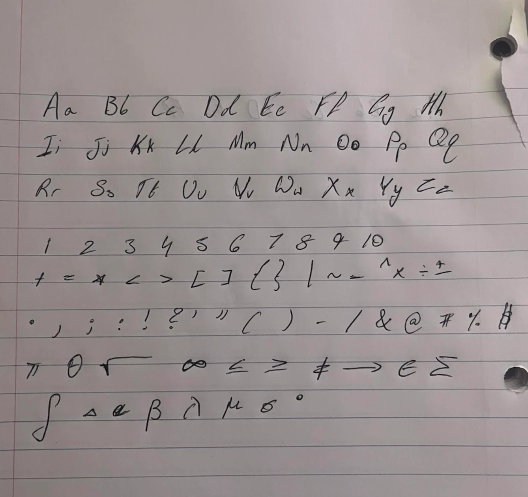
#> input picture data/glyph_sheets/sheet1.webp, 1056 x 994 px (shown at 1/2 size); its folder holds only this picture in this run
$ python -i copynotes.py   (imports and definitions only)   (older library calls are emulated)
#> lines starting #> are read from the running program, lines starting #| are printed output that depends on the picture; after the words box and inside, x2 and y2 are one past the last pixel; in counts of white or black regions, pixels touching at a corner belong together
#> further down, picture is the input picture: shape (994, 1056, 3); mean B, G, R 145.9, 146, 155
"""Copy the handwriting from a filled-in scan of a handout onto a blank copy of the same handout.

The blank is the page that goes on the plotter (a PDF page or a photo); the filled scan is a photo
or PDF of the same handout with notes written on it. The filled scan is lined up with the blank
(one perspective fit over the whole page, then a smooth local correction because two printings or a
curled photo never match exactly), the printed content is taken away, highlighter and colour are
ignored, and what is left - the pen and pencil ink - is traced as centre lines in millimetres on the
blank page, ready for the plotter. No handwriting recognition is involved: the strokes are copied as
they were written.
"""
import cv2
import numpy as np

from . import worksheet
from .sheet import trace

OUT_W = worksheet.OUT_W          # working width in pixels, the same scale the tracer was tuned for
PDF_DPI = 170
LETTER_W_MM = worksheet.PAGE_W_MM


# [90 lines left out: functions load, blank_page, flat_gray, align, local_shifts, not called in this run]


def ink(gray, level):
    return ((255 - gray.astype(np.int16)) > level).astype(np.uint8) * 255


# [12 lines left out: function picture_areas, not called in this run]


def paper_area(image):
    """Where the sheet itself is in a photo (bright paper against a darker background)."""
    gray = cv2.GaussianBlur(cv2.cvtColor(image, cv2.COLOR_BGR2GRAY), (7, 7), 0)
    h, w = gray.shape
#> h = 994; w = 1056
    middle = float(np.median(gray[h // 4:3 * h // 4, w // 4:3 * w // 4]))   # paper brightness in the open
#> middle = 149
    _, mask = cv2.threshold(gray, 0.5 * middle, 255, cv2.THRESH_BINARY)     # shaded paper stays above half
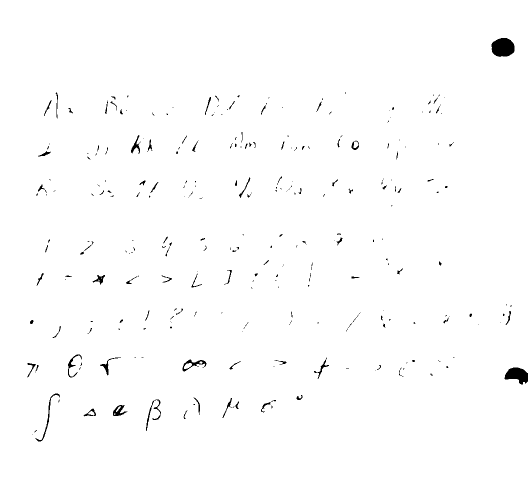
#> mask: shape (994, 1056) (shown at 1/2 size); 99% white; 282 black regions (184 under 20 px), largest, box (x1, y1, x2, y2) and area: (983, 76, 1029, 114) 1403, (1009, 735, 1056, 769) 1038, (365, 719, 413, 743) 363
    mask = cv2.morphologyEx(mask, cv2.MORPH_CLOSE, np.ones((25, 25), np.uint8))
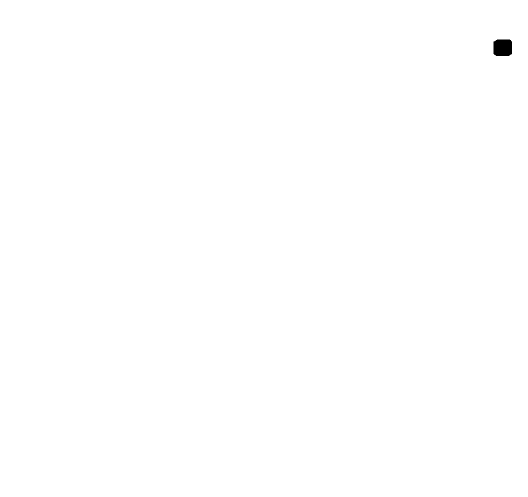
#> mask: shape (994, 1056) (shown at 1/2 size); 99.9% white; 1 black region, box (x1, y1, x2, y2) and area: (987, 79, 1024, 112) 1168
    count, labels, stats, _ = cv2.connectedComponentsWithStats(mask)
#> count = 2; stats = [[987, 79, 37, 33, 1168], [0, 0, 1056, 994, 1048496]]
    if count < 2:
        return np.full(gray.shape, 255, np.uint8)
    biggest = 1 + int(np.argmax(stats[1:, 4]))
#> biggest = 1
    sheet = (labels == biggest).astype(np.uint8) * 255
    if stats[biggest, 4] < 0.3 * gray.size:
        return np.full(gray.shape, 255, np.uint8)
    contours, _ = cv2.findContours(sheet, cv2.RETR_EXTERNAL, cv2.CHAIN_APPROX_SIMPLE)
#> contours = [[[0, 0], [0, 993], [1055, 993], [1055, 0]]]
    hull = np.zeros_like(sheet)
    cv2.drawContours(hull, [cv2.convexHull(max(contours, key=cv2.contourArea))], -1, 255, -1)
#> hull: shape (994, 1056); every value is 255
    return hull


# [87 lines left out: functions handwriting, copy_notes, preview, not called in this run]

>>> import cv2
>>> picture = cv2.imread('../../data/glyph_sheets/sheet1.webp')
>>> result = paper_area(picture)

$ run again, on data/glyph_sheets/sheet2_joined.webp
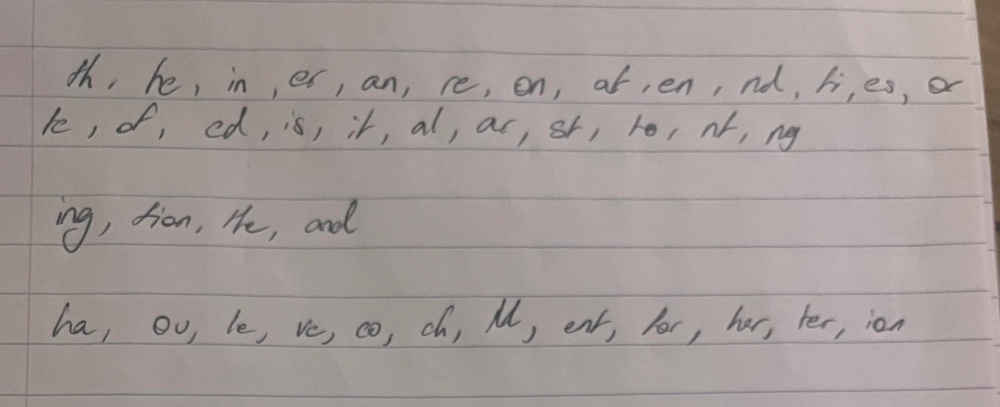
#> input picture data/glyph_sheets/sheet2_joined.webp, 2000 x 814 px (shown at 1/2 size)
#> picture is the input picture: shape (814, 2000, 3); mean B, G, R 151.9, 154.2, 164.2
#> middle = 157
#> in paper_area, `_, mask = cv2.threshold(gray, 0.5 * middle, 255, cv2.THRESH_BINARY)`:
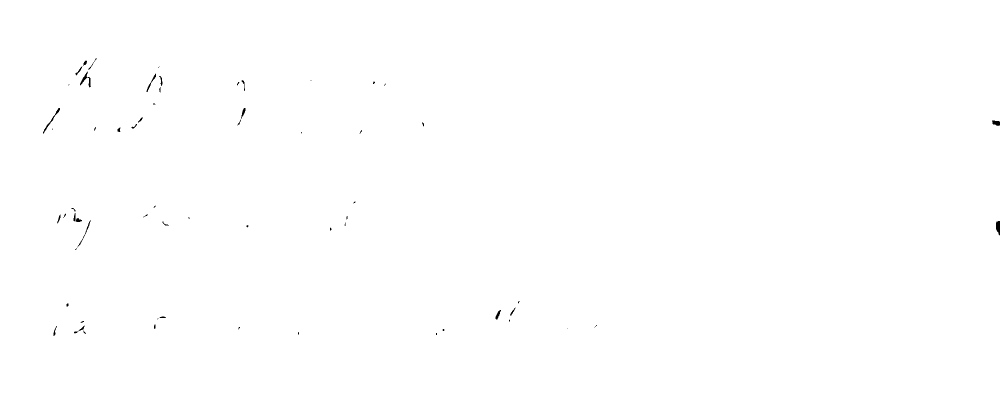
#> mask: shape (814, 2000) (shown at 1/2 size); 99.9% white; 63 black regions (35 under 20 px), largest, box (x1, y1, x2, y2) and area: (160, 143, 182, 175) 188, (1992, 442, 2000, 471) 180, (86, 216, 120, 267) 173
#> labels: shape (814, 2000) int32; every value is 1
#> count = 2; stats = [[-1, 2147483647, 0, 0, 0], [0, 0, 2000, 814, 1628000]]
#> biggest = 1
#> contours = [[[0, 0], [0, 813], [1999, 813], [1999, 0]]]
